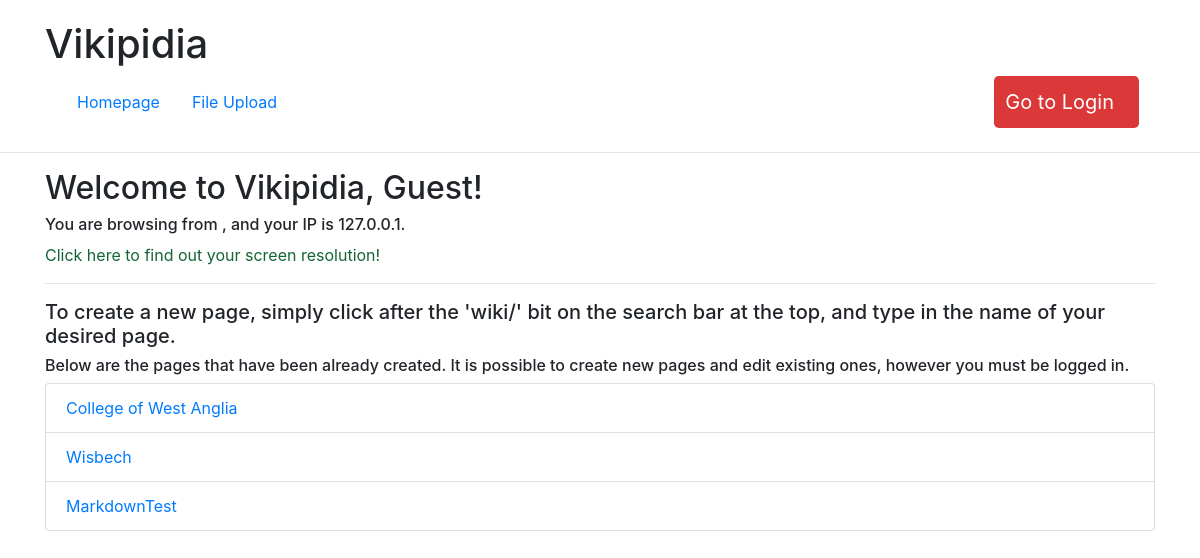
Page /wiki/ on the committed database.
### wiki/models.py (models this page shows, shortened)
class Page(models.Model):
    title = models.CharField(max_length=64, primary_key=True)
    content = models.TextField()
    counter = models.IntegerField(default = 1)

### wiki/views.py (the view)
# urls.py: path('', views.IndexView.as_view(), name='index'),
class IndexView(generic.ListView):
    template_name = 'wiki/index.html'
    context_object_name = 'pages'
    def get_queryset(self):
        return Page.objects.all()

### wiki/templates/wiki/index.html (shortened to what this page needs)
{% extends "wiki/base.html" %} {% load static %} {% block content %} {% block title %} {% endblock %}
<div class="container">
    {% if user.is_authenticated %}
    <h2>Welcome to Vikipidia, {{ request.user.username }}!</h2>
    <h6>You are browsing from {{ request.META.HTTP_USER_AGENT }}, and your IP is {{ request.META.REMOTE_ADDR }}.</h6>
    {% else %}
    <h2>Welcome to Vikipidia, Guest!</h2>
    <h6>You are browsing from {{ request.META.HTTP_USER_AGENT }}, and your IP is {{ request.META.REMOTE_ADDR }}.</h6>
    {% endif %}
    <a onclick="myFunction()" id="demo" style="color:rgb(20, 100, 53)">Click here to find out your screen
        resolution!</a>
    <hr />
    <h5>To create a new page, simply click after the 'wiki/' bit on the search bar at the top, and type in the name of
        your desired page.</h5>
    <h6>Below are the pages that have been already created. It is possible to create new pages and edit existing ones,
        however you must be logged in.</h6>
        {% if pages %}
    <ul class="list-group">
        {% for page in pages %}
        <li class="list-group-item list-group-item-action">
            <a href="{% url 'wiki:detail' page.title %}">{{ page.title }}</a>
        </li>
        {% endfor %}
    </ul>
    {% else %}
    <p>No pages are available at this time.</p>
    {% endif %}
</div>
{% endblock content %}

### rows in the picture
Page: title "College of West Anglia"
Page: title "Wisbech"
Page: title "MarkdownTest"

### other values in the picture
{{ request.META.REMOTE_ADDR }} "127.0.0.1"
